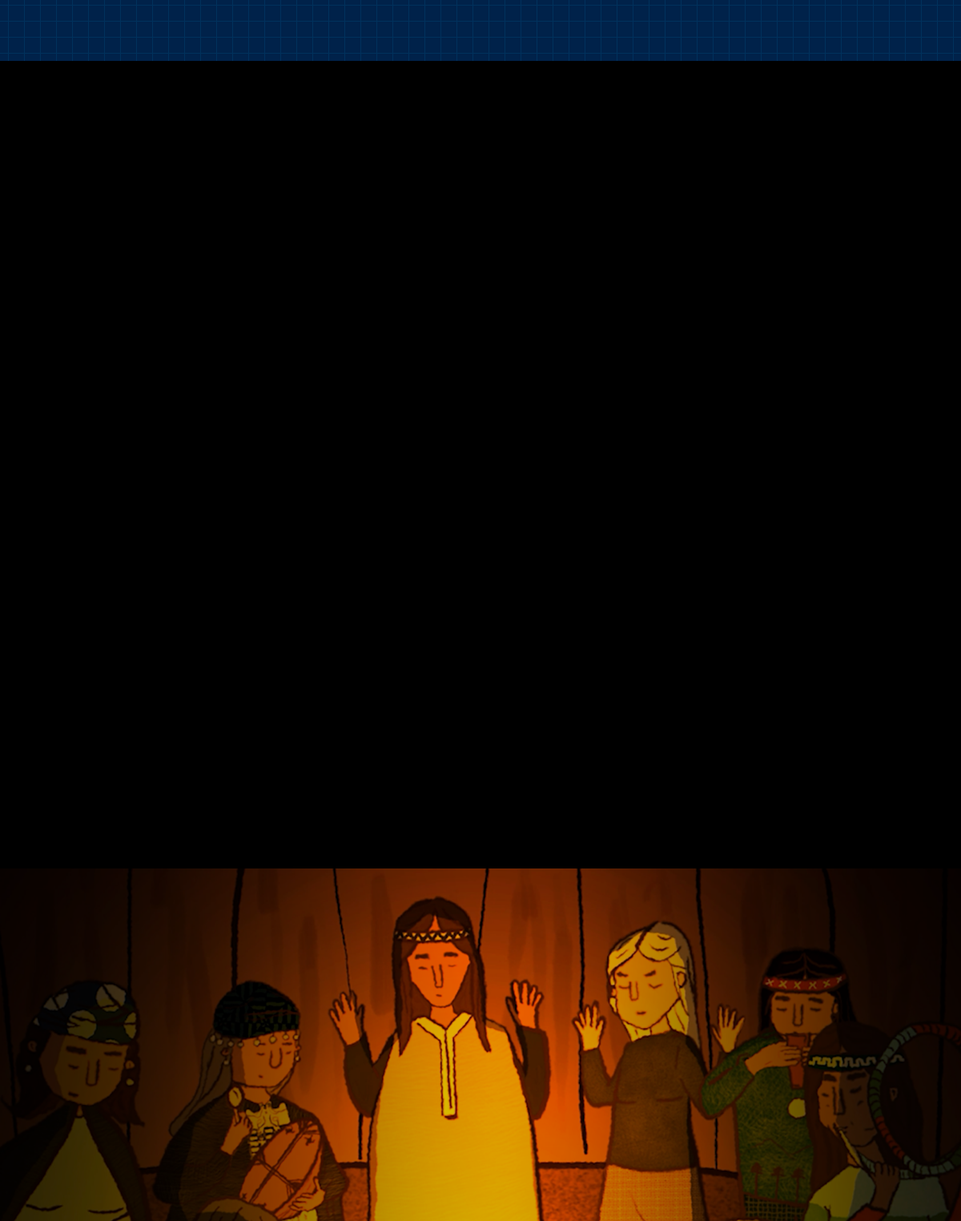
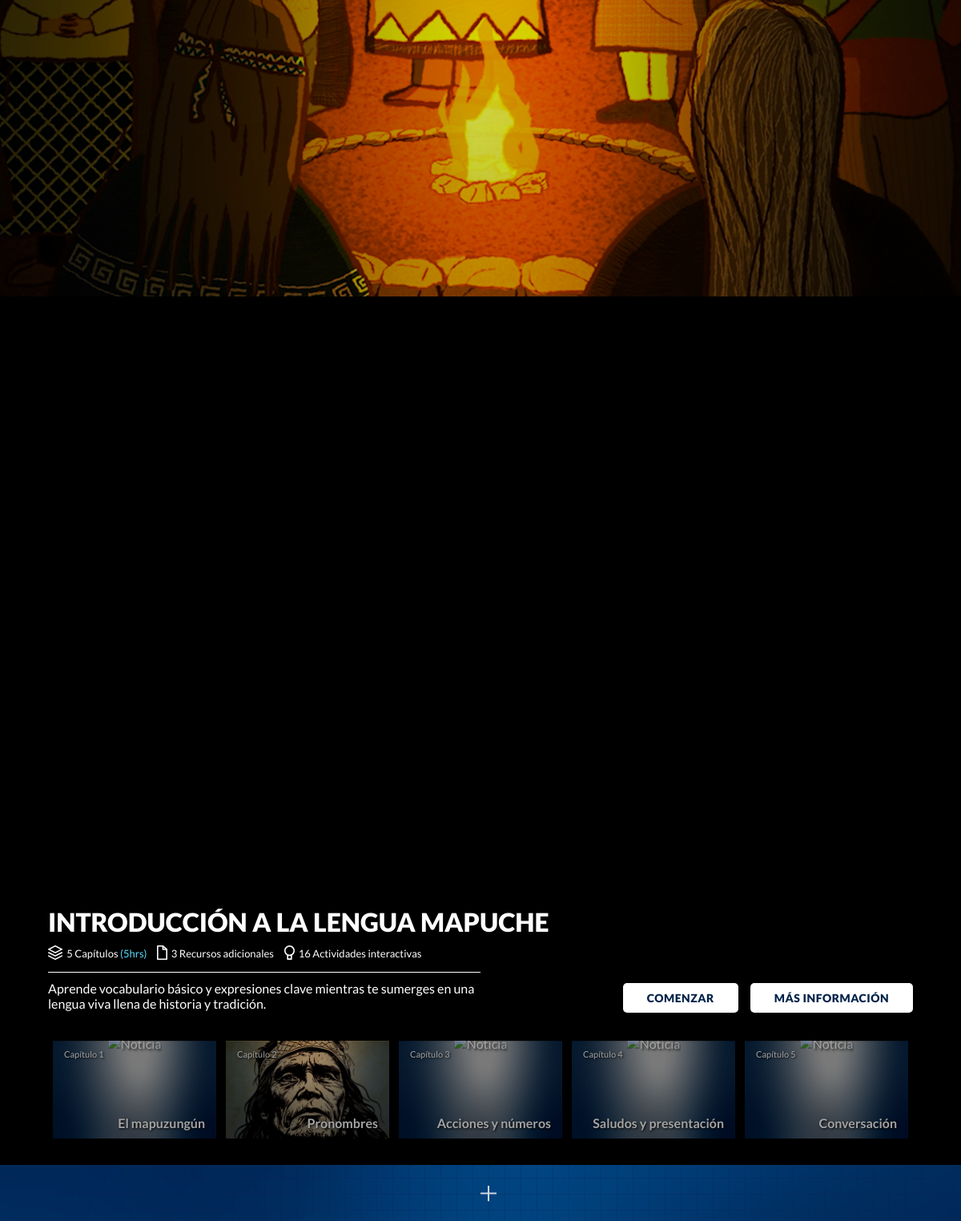
The app's page /curso/1 with its own data (2 pictures, top to bottom).
### cursos/models.py (models this page shows, shortened)
class Curso(models.Model):
    cur = models.AutoField(primary_key=True, null=False, verbose_name='ID curso')
    nombre = models.CharField(max_length=255, verbose_name='Nombre curso')
    desc_corta= models.CharField(max_length=255, verbose_name='Descripción Corta')
    desc_larga = models.TextField(verbose_name='Descripción Larga')
    imagen_portada = models.CharField(max_length=255, verbose_name='Imagen portada', null=True)
    link_trailer = models.URLField(verbose_name='Link trailer', null=True, max_length=255)
    xml_trailer = models.CharField(verbose_name='Xml trailer', null=True, max_length=255)
    js_trailer = models.CharField(verbose_name='Xml.js trailer', null=True, max_length=255)
    etiquetas = models.ForeignKey(
        Etiqueta,
        on_delete=models.CASCADE,
        related_name='etiquetas',
        verbose_name='Etiqueta'
    )
    idiomas = models.ForeignKey(
        Idioma,
        on_delete=models.CASCADE,
        related_name='idiomas',
        verbose_name='Idioma',
        default=1
    )
    autores = models.ManyToManyField(Autor, verbose_name='Autores', related_name='autores')

class Capitulo(models.Model):
    cap = models.AutoField(primary_key=True, null=False, verbose_name='ID capítulo')
    numero = models.IntegerField(null=True, verbose_name='Número capítulo')
    nombre = models.CharField(max_length=255, verbose_name='Nombre capítulo')
    duracion = models.IntegerField(verbose_name='Duración (minutos)')
    desc_corta= models.CharField(max_length=255, null=True, verbose_name='Descripción Corta')
    descripcion = models.TextField(verbose_name='Descripción')
    num_actividades = models.IntegerField(verbose_name='Número de actividades interactivas')
    link = models.URLField(verbose_name='Link capítulo', max_length=255)
    xml_cap = models.CharField(verbose_name='Link xml', null=True, max_length=255)
    js_cap = models.CharField(verbose_name='Link xml.js', null=True, max_length=255)
    thumbnail = models.CharField(verbose_name='Link thumbnail', null=True, max_length=255)
    first_frame = models.CharField(verbose_name='Link frame preview', null=True, max_length=255)
    contenidos = models.JSONField(default=list, blank=True)
    material = models.ForeignKey(
        MaterialesComplementario,
        blank=True,
        null=True,
        on_delete=models.CASCADE,
        related_name='materiales',
        verbose_name='Materiales complementarios'
    )
    curso = models.ForeignKey(
        Curso,
        on_delete=models.CASCADE,
        related_name='curso',
        verbose_name='Curso',
        null=True
    )

### cursos/views.py (the view)
# urls.py: path('curso/<id>', CursoView.as_view(), name='curso'),
class CursoView(View):
    def dispatch(self, *args, **kwargs):
        return super().dispatch(*args, **kwargs)
    def get (self, request, id):
        print("PIDO ESTA DATA")
        context = data_curso(id)
        print(context['capitulos'][0].cap)
        return render(request, 'cursos/curso.html', context)

### cursos/utils.py (called while the page is built)
def pedir_capitulos(id_curso):
    return Capitulo.objects.filter(curso=id_curso)

def data_curso(id_curso):
    curso = Curso.objects.get(pk=id_curso)
    capitulos = pedir_capitulos(id_curso)
    duracion_curso = 0
    actividades = 0
    num_materiales = 0
    for capitulo in capitulos:
        duracion_curso += capitulo.duracion
        actividades += capitulo.num_actividades
        if capitulo.material == None:
            continue
        else:
            num_materiales += 1
    context = {
        'curso': curso,
        'duracion': round(duracion_curso/60),
        'actividades': actividades,
        'num_materiales': num_materiales,
        'capitulos': capitulos
    }
    return context

### templates/cursos/curso.html (shortened to what this page needs)
{% extends 'base.html' %}
{% load static %}
{% block content %}
<div id="contenido-curso1">
    <div id="img-curso-cont">
        <img class="img-curso" src="{% static 'img/' %}{{ curso.imagen_portada }}" alt="fondo-curso">
    </div>
    <div id="curso-info1">
    <h1>{{ curso.nombre }}</h1>
    <ul>
        <li><img src="{% static 'icon/capitulos.svg' %}" alt=""><h4>{{ capitulos.count }} Capítulos <i>({{ duracion }}hrs)</i></h4></li>
        {% if num_materiales == 0 %}
        {% else %}
        <li><img src="{% static 'icon/recurso.svg' %}" alt=""><h4>{{ num_materiales }} Recursos adicionales</h4></li>
        {% endif %}
        <li><img src="{% static 'icon/interactivo.svg' %}" alt=""><h4>{{ actividades }} Actividades interactivas</h4></li>
    </ul>
    <p>{{ curso.desc_corta }}</p>
    <div id="botonera">
    <a href="#"><button class="btn-curso" id="btn-curso1">MÁS INFORMACIÓN</button></a>
    <a href="{% url 'capitulo' 1 %}"><button class="btn-curso" id="btn-curso2">COMENZAR</button></a>
    </div>
        {% include 'snippets/fila_curso.html' %}
    </div>
</div>
<button id="mas-info" class="brillover" ><img src="{% static 'icon/mas.svg' %}" alt="Más información"></button>
    {% include 'snippets/navbar.html' %}
    {% include 'snippets/header_centro.html' %}
    {% include 'snippets/header_volver.html' %}
{% endblock %}

### templates/base.html (shortened to what this page needs)
<!DOCTYPE html>
<html lang="en">
<head>
    {% load static %}
    <link rel="stylesheet" href="{% static 'css/index.css' %}">
</head>
<body>
    <main>
        {% block content %}
        {% endblock %}
    </main>
</body>
</html>

### templates/snippets/fila_curso.html (shortened to what this page needs)
{% load static %}
<div id="curso-fila">
<section id="fila">
    <article>
            {% block curso_fila %}
                {% include 'snippets/curso_fila.html' %}
            {% endblock %}
    </article>
</section>
</div>

### templates/snippets/curso_fila.html (shortened to what this page needs)
{% load static %}
    <div id="slider-fila-curso">
            {% for capitulo in capitulos %}
            <div class="fila-slider">
                <section>
                    <div>
                        <div><a href="{% url 'capitulo' capitulo.cap %}"></a></div>
                    </div>
                    <dl>
                        <dd>Capítulo {{ capitulo.numero }}</dd>
                        <dt>{{ capitulo.nombre}} </dt>
                    </dl>
                </section>
            </div>
            {% endfor %}
    </div>

### templates/snippets/slider-main.html (shortened to what this page needs)
{% load static %}

### templates/snippets/modal_compartir.html (shortened to what this page needs)
{% load static %}

### templates/snippets/navbar.html (shortened to what this page needs)
{% load static %}
<nav class="main-nav">
    {% if user.is_authenticated %}
    <div >
        <button id="amp_on"><img id="amp_off" src="{% static 'icon/amp_on.svg' %}" alt=""></button>
        <div id="btn-perfil">
                <h6>&nbsp&nbsp Hola <b>{{ user.first_name }}</b></h6>
        <form class="form-logout" action="{% url 'logout' %}" method="post">
            {% csrf_token %}
            <button id="deslogin" type="submit">Salir</button>
        </form>
        <h6>&nbsp|&nbsp</h6>
        <button id="verperfil">
            <p><a href="{% url 'perfil' %}">Ver perfil</a></p>
        </button>
        </div>
    </div>
    {% else %}
        <a id="iniciarsesion" class="link-nav" href="{% url 'login' %}"><h6>INICIA SESIÓN</h6><img id="amp_off" src="{% static 'icon/amp_off.svg' %}" alt=""></a>
    {% endif %}
    <button id="btn-menu">
    </button>
</nav>

### templates/snippets/header_centro.html (shortened to what this page needs)
{% load static %}
<header>
    <a href="{% url 'index' %}">
        <img id="logo_centro" src="{% static 'icon/logo_creactiva.png' %}">
    </a>
</header>

### templates/snippets/header_volver.html
{% load static %}
<header>
    {% if "capitulo" in request.path %}
    <a id="sigue_explorando" href="{% url 'curso' info.curso_id %}"> <img id="flecha_izquierda" src="{% static 'icon/flecha.svg' %}"></img><h6>VOLVER AL CURSO</h6></a>
    {% elif "/planes/individual" in request.path or  "/planes/organizacion" in request.path %}
    <a id="sigue_explorando" href="{% url 'planes' %}"> <img id="flecha_izquierda" src="{% static 'icon/flecha.svg' %}"></img><h6>VOLVER A PLANES</h6></a>
    {% elif "/accounts/registro" in request.path %}
    <a id="sigue_explorando" href="{% url 'login' %}"> <img id="flecha_izquierda" src="{% static 'icon/flecha.svg' %}"></img><h6>VOLVER A INCIAR SESIÓN</h6></a>
    {% else %}
    <a id="sigue_explorando" href="{% url 'index' %}"> <img id="flecha_izquierda" src="{% static 'icon/flecha.svg' %}"></img><h6>VOLVER A INICIO</h6></a>
    {% endif %}
</header>

### records on screen
Curso: imagen_portada (picture), nombre "INTRODUCCIÓN A LA LENGUA MAPUCHE", desc_corta "Aprende vocabulario básico y expresiones clave mientras te sumerges en una lengua viva llena de historia y tradición."

### other values on screen
{{ capitulos.count }} "5"
{{ duracion }} "5"
{{ num_materiales }} "3"
{{ actividades }} "16"
